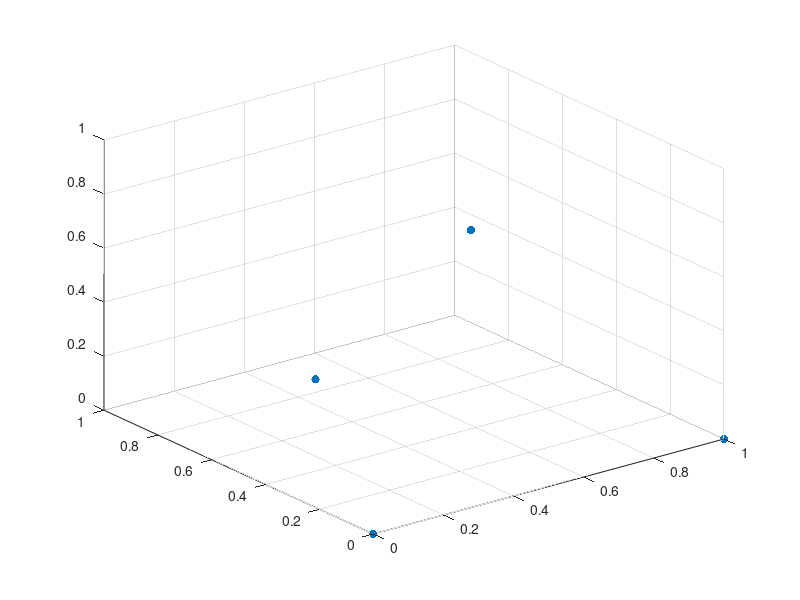

This figure's MATLAB source: (Note: this script raises an error after producing the figure.)
clearvars;

v_ha = [0;0;0];
v_ha_mut = [1;0;0];
v_la = [0.5;sqrt(3)/2;0];
v_la_mut = [.5;sqrt(3)/6;sqrt(2/3)];

v = [v_la,v_la_mut,v_ha,v_ha_mut];



%%
f=figure;
scatter3(v(1,:),v(2,:),v(3,:),'filled')
f.Position(1) = 1547;
f.Position(3:4) = [664 543];
hold on;
view(-32,9)
%%
cohort_name = "cohort_221021113614089";
path_to_cohort_file = sprintf("../data/%s/%s.mat",cohort_name,cohort_name);
load(path_to_cohort_file,"total_runs","ids")

for si = 1:total_runs
sim_name = ids(si);

path_to_sim_folder = sprintf("../data/%s",sim_name);

load(sprintf("%s/output_final.mat",path_to_sim_folder),"tracked")

a = tracked.phase_cell_days./tracked.NT;
a = reshape(a,[],4)';


%%
% scatter3(v(1,:)*a,v(2,:)*a,v(3,:)*a,10,'green','filled')
plot3(v(1,:)*a,v(2,:)*a,v(3,:)*a,'black',"LineWidth",1)
end